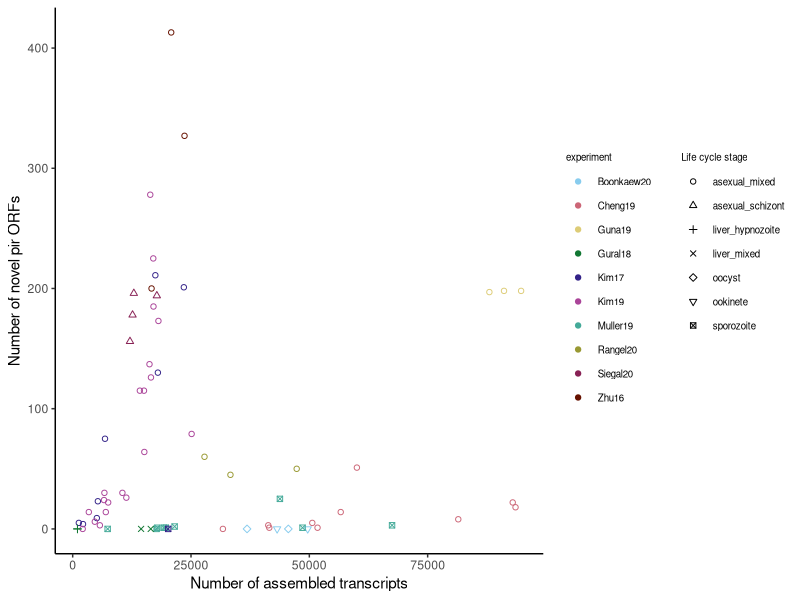
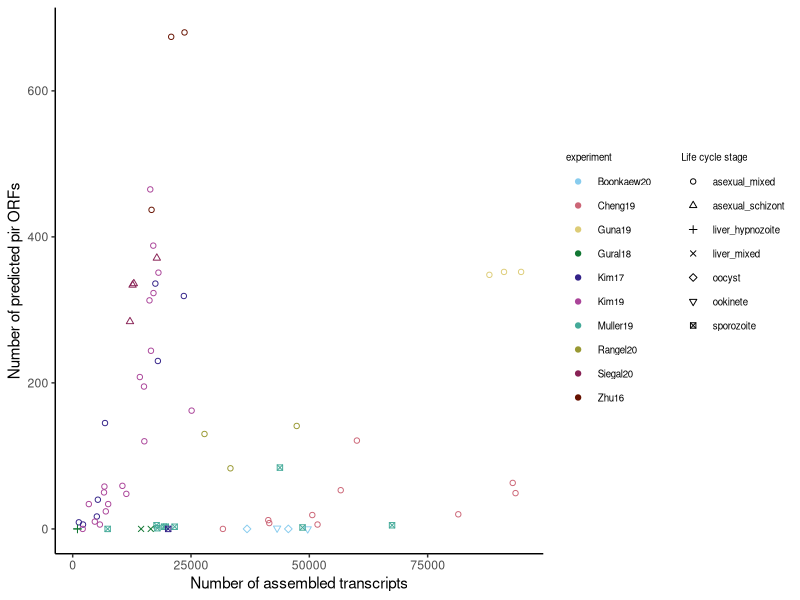
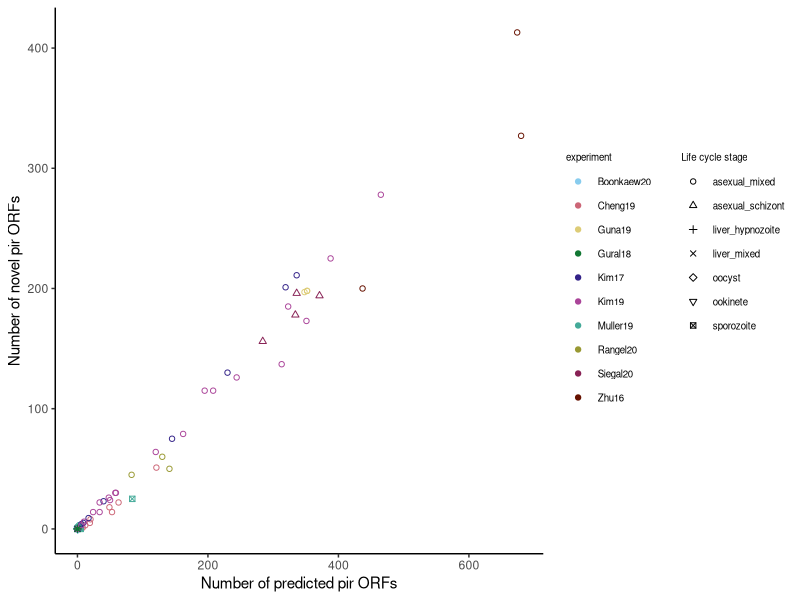
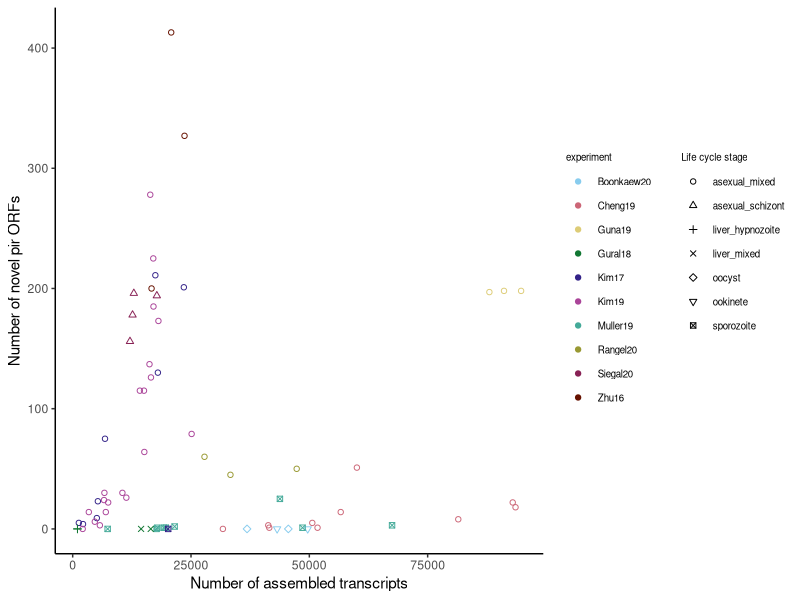

Here is the R script that generated these plots, in order:
## ---- chunk 1
knitr::opts_chunk$set(echo = FALSE, 
                      results = TRUE, 
                      message = FALSE, 
                      warning = FALSE)
options(scipen = 999) # Means that numbers are displayed normally not as 1e6 (1000000)
# getwd()
## ---- chunk 2
library(ggplot2)
library(stringr)
safe_colorblind_palette <- c("#88CCEE", "#CC6677", "#DDCC77", "#117733", "#332288", "#AA4499", 
                             "#44AA99", "#999933", "#882255", "#661100", "#6699CC", "#888888")
## ---- chunk 3
df <- read.delim('tl22-01_assembly_info.txt')
## ---- chunk 4
 accession_table <- read.csv('samples_to_cat.csv')

#Extract the first two numbers of the name e.g. ERX2560125_ERR2541707
df$Cat.Sample.stage.s. <- factor(
  sapply(
    df$assembly, 
    function(assembly_name){
      accession_name <- str_extract(assembly_name, 
                                    pattern = '(SR|ER).{8,9}_(SR|ER).{8,9}(?=_)')
      #If this works (not NA and only two elements) then find the expt name in the table
      if(!is.na(accession_name) & length(unlist(strsplit(accession_name, '_'))) == 2){
        cat_sample_stage <- accession_table$Cat.Sample.stage.s.[grepl(accession_table$fastq_1, pattern = accession_name)]
      } else {
        #Get the first two elements of the name (separated by '_') - split then paste back together.
        expt_name <- paste(str_split_fixed(assembly_name, 
                                      pattern = '_', n = 3)[c(1,2)], collapse = '_')
        if(any(grepl(accession_table$Concatenated.file, 
                     pattern = expt_name))){
          #Otherwise this is probably a re-named concatenated file of samples, so
          # we need the 'Concatenated file' column.
          cat_sample_stage_all <- accession_table$Cat.Sample.stage.s.[grepl(accession_table$Concatenated.file, 
                                                                            pattern = expt_name)]
        } else {
          #Instead of being sensible I had a different naming scheme for the un-concatenated Kim and Gunalan files.
          cat_sample_stage_all <- accession_table$Cat.Sample.stage.s.[grepl(accession_table$file_prefix, 
                                                                            pattern = expt_name)]
        }
        cat_sample_stage <- unique(cat_sample_stage_all)
        if(rlang::is_empty(cat_sample_stage)){
          stop(paste0('No life cycle stage name for assembly ', assembly_name))
        } else if(!length(cat_sample_stage) == 1){
          cat_sample_stage <- 'Mixed.stages'
        }
      }
      return(cat_sample_stage)
    })
)
## ---- chunk 5
(plot <- ggplot(data = df, aes(x = num_transcripts, 
                               y = num_uniq_mRNA_pirHMMerORFs_nomatch95known_over200aa,
                               col = experiment,
                               shape = tolower(Cat.Sample.stage.s.))) +
   geom_point() +
   scale_color_manual(values = safe_colorblind_palette) +
   scale_shape_manual(values=1:nlevels(df$Cat.Sample.stage.s.),
                      name = 'Life cycle stage') +
   xlab('Number of assembled transcripts') +
   ylab('Number of novel pir ORFs') +
   theme_classic() +
   theme(legend.text = element_text(size = 7),
         legend.title = element_text(size = 7),
         legend.box = 'horizontal'))
ggsave(plot = plot,
       'plots/assemblies_numNovPir_v_totalTranscripts.pdf',
       device = 'pdf',
       width = 7,
       height = 5,
       units = "in")
## ---- chunk 6
ggplot(data = df, aes(x = num_transcripts, 
                      y = num_ORFs_predict,
                      col = experiment,
                      shape = tolower(Cat.Sample.stage.s.))) +
  geom_point() +  
  xlab('Number of assembled transcripts') +
  ylab('Number of predicted pir ORFs') +
  scale_color_manual(values = safe_colorblind_palette) +
  scale_shape_manual(values=1:nlevels(df$Cat.Sample.stage.s.),
                     name = 'Life cycle stage') +
  theme_classic() +
  theme(legend.text = element_text(size = 7),
        legend.title = element_text(size = 7),
        legend.box = 'horizontal')
## ---- chunk 7
ggplot(data = df, aes(x = num_ORFs_predict, 
                      y = num_uniq_mRNA_pirHMMerORFs_nomatch95known_over200aa,
                      col = experiment,
                      shape = tolower(Cat.Sample.stage.s.))) +
  geom_point() +
  xlab('Number of predicted pir ORFs') +
  ylab('Number of novel pir ORFs') +
  scale_color_manual(values = safe_colorblind_palette) +
  scale_shape_manual(values=1:nlevels(df$Cat.Sample.stage.s.),
                     name = 'Life cycle stage') +
  theme_classic() +
  theme(legend.text = element_text(size = 7),
        legend.title = element_text(size = 7),
        legend.box = 'horizontal')
